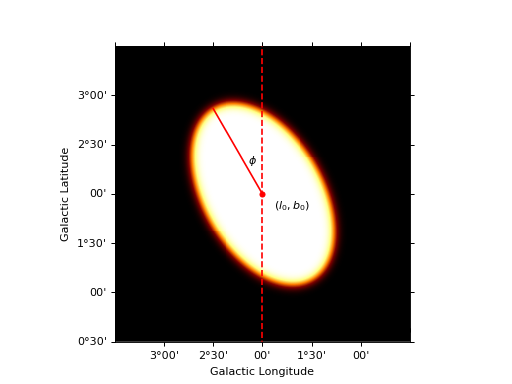

This chart was generated by the following Python code:
import numpy as np
import matplotlib.pyplot as plt
import astropy.units as u
from gammapy.image.models.core import SkyEllipse
from gammapy.maps import Map, WcsGeom

model = SkyEllipse("2 deg", "2 deg", "1 deg", 0.8, "30 deg", frame= "galactic")

m_geom = WcsGeom.create(binsz=0.01, width=(3, 3), skydir=(2, 2), coordsys="GAL", proj="AIT")
coords = m_geom.get_coord()
lon = coords.lon * u.deg
lat = coords.lat * u.deg
vals = model(lon, lat)
skymap = Map.from_geom(m_geom, data=vals.value)

_, ax, _ = skymap.smooth("0.05 deg").plot()

transform = ax.get_transform('galactic')
ax.scatter(2, 2, transform=transform, s=20, edgecolor='red', facecolor='red')
ax.text(1.7, 1.85, r"$(l_0, b_0)$", transform=transform, ha="center")
ax.plot([2, 2 + np.sin(np.pi / 6)], [2, 2 + np.cos(np.pi / 6)], color="r", transform=transform)
ax.vlines(x=2, color='r', linestyle='--', transform=transform, ymin=0, ymax=5)
ax.text(2.15, 2.3, r"$\phi$", transform=transform);

plt.show()
